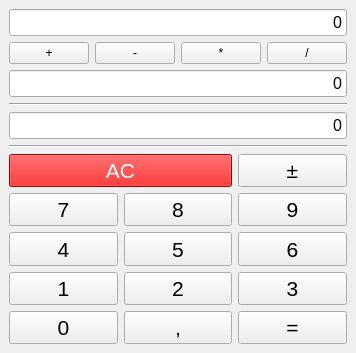
<?xml version="1.0" encoding="UTF-8"?>
<ui version="4.0">
 <class>MainWindow</class>
 <widget class="QMainWindow" name="MainWindow">
  <property name="geometry">
   <rect>
    <x>0</x>
    <y>0</y>
    <width>340</width>
    <height>353</height>
   </rect>
  </property>
  <property name="windowTitle">
   <string>MainWindow</string>
  </property>
  <widget class="QWidget" name="centralwidget">
   <layout class="QGridLayout" name="gridLayout_2">
    <item row="0" column="0">
     <layout class="QVBoxLayout" name="verticalLayout">
      <item>
       <widget class="QLineEdit" name="member1Line">
        <property name="font">
         <font>
          <pointsize>12</pointsize>
         </font>
        </property>
        <property name="text">
         <string>0</string>
        </property>
        <property name="alignment">
         <set>Qt::AlignRight|Qt::AlignTrailing|Qt::AlignVCenter</set>
        </property>
        <property name="readOnly">
         <bool>true</bool>
        </property>
        <property name="placeholderText">
         <string/>
        </property>
       </widget>
      </item>
      <item>
       <layout class="QHBoxLayout" name="horizontalLayout">
        <property name="spacing">
         <number>6</number>
        </property>
        <property name="sizeConstraint">
         <enum>QLayout::SetDefaultConstraint</enum>
        </property>
        <item>
         <widget class="QPushButton" name="additionButton">
          <property name="text">
           <string>+</string>
          </property>
          <property name="checkable">
           <bool>false</bool>
          </property>
         </widget>
        </item>
        <item>
         <widget class="QPushButton" name="subtractionButton">
          <property name="text">
           <string>-</string>
          </property>
         </widget>
        </item>
        <item>
         <widget class="QPushButton" name="multiplicationButton">
          <property name="text">
           <string>*</string>
          </property>
         </widget>
        </item>
        <item>
         <widget class="QPushButton" name="divisionButton">
          <property name="text">
           <string>/</string>
          </property>
         </widget>
        </item>
       </layout>
      </item>
      <item>
       <widget class="QLineEdit" name="member2Line">
        <property name="font">
         <font>
          <pointsize>12</pointsize>
         </font>
        </property>
        <property name="text">
         <string>0</string>
        </property>
        <property name="alignment">
         <set>Qt::AlignRight|Qt::AlignTrailing|Qt::AlignVCenter</set>
        </property>
        <property name="readOnly">
         <bool>true</bool>
        </property>
        <property name="placeholderText">
         <string/>
        </property>
       </widget>
      </item>
      <item>
       <widget class="Line" name="line">
        <property name="orientation">
         <enum>Qt::Horizontal</enum>
        </property>
       </widget>
      </item>
      <item>
       <widget class="QLineEdit" name="answerLine">
        <property name="font">
         <font>
          <pointsize>12</pointsize>
         </font>
        </property>
        <property name="text">
         <string>0</string>
        </property>
        <property name="alignment">
         <set>Qt::AlignRight|Qt::AlignTrailing|Qt::AlignVCenter</set>
        </property>
        <property name="readOnly">
         <bool>true</bool>
        </property>
        <property name="placeholderText">
         <string/>
        </property>
       </widget>
      </item>
      <item>
       <widget class="Line" name="line_2">
        <property name="orientation">
         <enum>Qt::Horizontal</enum>
        </property>
       </widget>
      </item>
      <item>
       <layout class="QGridLayout" name="gridLayout">
        <item row="2" column="0">
         <widget class="QPushButton" name="num4">
          <property name="sizePolicy">
           <sizepolicy hsizetype="Expanding" vsizetype="Expanding">
            <horstretch>0</horstretch>
            <verstretch>0</verstretch>
           </sizepolicy>
          </property>
          <property name="font">
           <font>
            <pointsize>16</pointsize>
           </font>
          </property>
          <property name="text">
           <string>4</string>
          </property>
         </widget>
        </item>
        <item row="3" column="2">
         <widget class="QPushButton" name="num3">
          <property name="sizePolicy">
           <sizepolicy hsizetype="Expanding" vsizetype="Expanding">
            <horstretch>0</horstretch>
            <verstretch>0</verstretch>
           </sizepolicy>
          </property>
          <property name="font">
           <font>
            <pointsize>16</pointsize>
           </font>
          </property>
          <property name="text">
           <string>3</string>
          </property>
         </widget>
        </item>
        <item row="3" column="0">
         <widget class="QPushButton" name="num1">
          <property name="sizePolicy">
           <sizepolicy hsizetype="Expanding" vsizetype="Expanding">
            <horstretch>0</horstretch>
            <verstretch>0</verstretch>
           </sizepolicy>
          </property>
          <property name="font">
           <font>
            <pointsize>16</pointsize>
           </font>
          </property>
          <property name="text">
           <string>1</string>
          </property>
         </widget>
        </item>
        <item row="3" column="1">
         <widget class="QPushButton" name="num2">
          <property name="sizePolicy">
           <sizepolicy hsizetype="Expanding" vsizetype="Expanding">
            <horstretch>0</horstretch>
            <verstretch>0</verstretch>
           </sizepolicy>
          </property>
          <property name="font">
           <font>
            <pointsize>16</pointsize>
           </font>
          </property>
          <property name="text">
           <string>2</string>
          </property>
         </widget>
        </item>
        <item row="4" column="2">
         <widget class="QPushButton" name="answer">
          <property name="sizePolicy">
           <sizepolicy hsizetype="Expanding" vsizetype="Expanding">
            <horstretch>0</horstretch>
            <verstretch>0</verstretch>
           </sizepolicy>
          </property>
          <property name="font">
           <font>
            <pointsize>16</pointsize>
           </font>
          </property>
          <property name="text">
           <string>=</string>
          </property>
         </widget>
        </item>
        <item row="1" column="1">
         <widget class="QPushButton" name="num8">
          <property name="sizePolicy">
           <sizepolicy hsizetype="Expanding" vsizetype="Expanding">
            <horstretch>0</horstretch>
            <verstretch>0</verstretch>
           </sizepolicy>
          </property>
          <property name="font">
           <font>
            <pointsize>16</pointsize>
           </font>
          </property>
          <property name="text">
           <string>8</string>
          </property>
         </widget>
        </item>
        <item row="1" column="2">
         <widget class="QPushButton" name="num9">
          <property name="sizePolicy">
           <sizepolicy hsizetype="Expanding" vsizetype="Expanding">
            <horstretch>0</horstretch>
            <verstretch>0</verstretch>
           </sizepolicy>
          </property>
          <property name="font">
           <font>
            <pointsize>16</pointsize>
           </font>
          </property>
          <property name="text">
           <string>9</string>
          </property>
         </widget>
        </item>
        <item row="4" column="0">
         <widget class="QPushButton" name="num0">
          <property name="sizePolicy">
           <sizepolicy hsizetype="Expanding" vsizetype="Expanding">
            <horstretch>0</horstretch>
            <verstretch>0</verstretch>
           </sizepolicy>
          </property>
          <property name="font">
           <font>
            <pointsize>16</pointsize>
           </font>
          </property>
          <property name="text">
           <string>0</string>
          </property>
         </widget>
        </item>
        <item row="1" column="0">
         <widget class="QPushButton" name="num7">
          <property name="sizePolicy">
           <sizepolicy hsizetype="Expanding" vsizetype="Expanding">
            <horstretch>0</horstretch>
            <verstretch>0</verstretch>
           </sizepolicy>
          </property>
          <property name="font">
           <font>
            <pointsize>16</pointsize>
           </font>
          </property>
          <property name="text">
           <string>7</string>
          </property>
         </widget>
        </item>
        <item row="4" column="1">
         <widget class="QPushButton" name="comma">
          <property name="sizePolicy">
           <sizepolicy hsizetype="Expanding" vsizetype="Expanding">
            <horstretch>0</horstretch>
            <verstretch>0</verstretch>
           </sizepolicy>
          </property>
          <property name="font">
           <font>
            <pointsize>16</pointsize>
           </font>
          </property>
          <property name="text">
           <string>,</string>
          </property>
         </widget>
        </item>
        <item row="2" column="1">
         <widget class="QPushButton" name="num5">
          <property name="sizePolicy">
           <sizepolicy hsizetype="Expanding" vsizetype="Expanding">
            <horstretch>0</horstretch>
            <verstretch>0</verstretch>
           </sizepolicy>
          </property>
          <property name="font">
           <font>
            <pointsize>16</pointsize>
           </font>
          </property>
          <property name="text">
           <string>5</string>
          </property>
         </widget>
        </item>
        <item row="2" column="2">
         <widget class="QPushButton" name="num6">
          <property name="sizePolicy">
           <sizepolicy hsizetype="Expanding" vsizetype="Expanding">
            <horstretch>0</horstretch>
            <verstretch>0</verstretch>
           </sizepolicy>
          </property>
          <property name="font">
           <font>
            <pointsize>16</pointsize>
           </font>
          </property>
          <property name="text">
           <string>6</string>
          </property>
         </widget>
        </item>
        <item row="0" column="0" colspan="2">
         <widget class="QPushButton" name="clearButton">
          <property name="sizePolicy">
           <sizepolicy hsizetype="Expanding" vsizetype="Expanding">
            <horstretch>0</horstretch>
            <verstretch>0</verstretch>
           </sizepolicy>
          </property>
          <property name="font">
           <font>
            <pointsize>16</pointsize>
           </font>
          </property>
          <property name="styleSheet">
           <string notr="true">background-color:rgb(218, 2, 2);
color:rgb(255, 255, 255)</string>
          </property>
          <property name="text">
           <string>AC</string>
          </property>
         </widget>
        </item>
        <item row="0" column="2">
         <widget class="QPushButton" name="signButton">
          <property name="sizePolicy">
           <sizepolicy hsizetype="Expanding" vsizetype="Expanding">
            <horstretch>0</horstretch>
            <verstretch>0</verstretch>
           </sizepolicy>
          </property>
          <property name="font">
           <font>
            <pointsize>16</pointsize>
           </font>
          </property>
          <property name="text">
           <string>±</string>
          </property>
         </widget>
        </item>
       </layout>
      </item>
     </layout>
    </item>
   </layout>
  </widget>
 </widget>
 <resources/>
 <connections>
  <connection>
   <sender>num0</sender>
   <signal>clicked()</signal>
   <receiver>MainWindow</receiver>
   <slot>add0()</slot>
   <hints>
    <hint type="sourcelabel">
     <x>73</x>
     <y>326</y>
    </hint>
    <hint type="destinationlabel">
     <x>21</x>
     <y>305</y>
    </hint>
   </hints>
  </connection>
  <connection>
   <sender>num1</sender>
   <signal>clicked()</signal>
   <receiver>MainWindow</receiver>
   <slot>add1()</slot>
   <hints>
    <hint type="sourcelabel">
     <x>100</x>
     <y>287</y>
    </hint>
    <hint type="destinationlabel">
     <x>53</x>
     <y>323</y>
    </hint>
   </hints>
  </connection>
  <connection>
   <sender>num4</sender>
   <signal>clicked()</signal>
   <receiver>MainWindow</receiver>
   <slot>add4()</slot>
   <hints>
    <hint type="sourcelabel">
     <x>61</x>
     <y>248</y>
    </hint>
    <hint type="destinationlabel">
     <x>16</x>
     <y>337</y>
    </hint>
   </hints>
  </connection>
  <connection>
   <sender>num7</sender>
   <signal>clicked()</signal>
   <receiver>MainWindow</receiver>
   <slot>add7()</slot>
   <hints>
    <hint type="sourcelabel">
     <x>87</x>
     <y>209</y>
    </hint>
    <hint type="destinationlabel">
     <x>82</x>
     <y>337</y>
    </hint>
   </hints>
  </connection>
  <connection>
   <sender>num2</sender>
   <signal>clicked()</signal>
   <receiver>MainWindow</receiver>
   <slot>add2()</slot>
   <hints>
    <hint type="sourcelabel">
     <x>220</x>
     <y>287</y>
    </hint>
    <hint type="destinationlabel">
     <x>111</x>
     <y>313</y>
    </hint>
   </hints>
  </connection>
  <connection>
   <sender>num5</sender>
   <signal>clicked()</signal>
   <receiver>MainWindow</receiver>
   <slot>add5()</slot>
   <hints>
    <hint type="sourcelabel">
     <x>220</x>
     <y>248</y>
    </hint>
    <hint type="destinationlabel">
     <x>150</x>
     <y>337</y>
    </hint>
   </hints>
  </connection>
  <connection>
   <sender>num8</sender>
   <signal>clicked()</signal>
   <receiver>MainWindow</receiver>
   <slot>add8()</slot>
   <hints>
    <hint type="sourcelabel">
     <x>220</x>
     <y>209</y>
    </hint>
    <hint type="destinationlabel">
     <x>139</x>
     <y>337</y>
    </hint>
   </hints>
  </connection>
  <connection>
   <sender>num3</sender>
   <signal>clicked()</signal>
   <receiver>MainWindow</receiver>
   <slot>add3()</slot>
   <hints>
    <hint type="sourcelabel">
     <x>328</x>
     <y>287</y>
    </hint>
    <hint type="destinationlabel">
     <x>220</x>
     <y>310</y>
    </hint>
   </hints>
  </connection>
  <connection>
   <sender>num6</sender>
   <signal>clicked()</signal>
   <receiver>MainWindow</receiver>
   <slot>add6()</slot>
   <hints>
    <hint type="sourcelabel">
     <x>328</x>
     <y>248</y>
    </hint>
    <hint type="destinationlabel">
     <x>233</x>
     <y>337</y>
    </hint>
   </hints>
  </connection>
  <connection>
   <sender>num9</sender>
   <signal>clicked()</signal>
   <receiver>MainWindow</receiver>
   <slot>add9()</slot>
   <hints>
    <hint type="sourcelabel">
     <x>328</x>
     <y>209</y>
    </hint>
    <hint type="destinationlabel">
     <x>273</x>
     <y>321</y>
    </hint>
   </hints>
  </connection>
  <connection>
   <sender>comma</sender>
   <signal>clicked()</signal>
   <receiver>MainWindow</receiver>
   <slot>addComma()</slot>
   <hints>
    <hint type="sourcelabel">
     <x>220</x>
     <y>326</y>
    </hint>
    <hint type="destinationlabel">
     <x>170</x>
     <y>323</y>
    </hint>
   </hints>
  </connection>
  <connection>
   <sender>answer</sender>
   <signal>clicked()</signal>
   <receiver>MainWindow</receiver>
   <slot>getAnswer()</slot>
   <hints>
    <hint type="sourcelabel">
     <x>328</x>
     <y>326</y>
    </hint>
    <hint type="destinationlabel">
     <x>310</x>
     <y>302</y>
    </hint>
   </hints>
  </connection>
  <connection>
   <sender>additionButton</sender>
   <signal>clicked()</signal>
   <receiver>MainWindow</receiver>
   <slot>addition()</slot>
   <hints>
    <hint type="sourcelabel">
     <x>47</x>
     <y>42</y>
    </hint>
    <hint type="destinationlabel">
     <x>339</x>
     <y>17</y>
    </hint>
   </hints>
  </connection>
  <connection>
   <sender>subtractionButton</sender>
   <signal>clicked()</signal>
   <receiver>MainWindow</receiver>
   <slot>subtraction()</slot>
   <hints>
    <hint type="sourcelabel">
     <x>133</x>
     <y>49</y>
    </hint>
    <hint type="destinationlabel">
     <x>339</x>
     <y>31</y>
    </hint>
   </hints>
  </connection>
  <connection>
   <sender>multiplicationButton</sender>
   <signal>clicked()</signal>
   <receiver>MainWindow</receiver>
   <slot>multiplication()</slot>
   <hints>
    <hint type="sourcelabel">
     <x>205</x>
     <y>49</y>
    </hint>
    <hint type="destinationlabel">
     <x>339</x>
     <y>50</y>
    </hint>
   </hints>
  </connection>
  <connection>
   <sender>divisionButton</sender>
   <signal>clicked()</signal>
   <receiver>MainWindow</receiver>
   <slot>division()</slot>
   <hints>
    <hint type="sourcelabel">
     <x>296</x>
     <y>41</y>
    </hint>
    <hint type="destinationlabel">
     <x>339</x>
     <y>68</y>
    </hint>
   </hints>
  </connection>
  <connection>
   <sender>clearButton</sender>
   <signal>clicked()</signal>
   <receiver>MainWindow</receiver>
   <slot>clear()</slot>
   <hints>
    <hint type="sourcelabel">
     <x>29</x>
     <y>151</y>
    </hint>
    <hint type="destinationlabel">
     <x>6</x>
     <y>162</y>
    </hint>
   </hints>
  </connection>
  <connection>
   <sender>signButton</sender>
   <signal>clicked()</signal>
   <receiver>MainWindow</receiver>
   <slot>changeSign()</slot>
   <hints>
    <hint type="sourcelabel">
     <x>274</x>
     <y>155</y>
    </hint>
    <hint type="destinationlabel">
     <x>335</x>
     <y>154</y>
    </hint>
   </hints>
  </connection>
 </connections>
 <slots>
  <slot>add1()</slot>
  <slot>add2()</slot>
  <slot>add3()</slot>
  <slot>add4()</slot>
  <slot>add5()</slot>
  <slot>add6()</slot>
  <slot>add7()</slot>
  <slot>add8()</slot>
  <slot>add9()</slot>
  <slot>add0()</slot>
  <slot>addComma()</slot>
  <slot>getAnswer()</slot>
  <slot>addition()</slot>
  <slot>subtraction()</slot>
  <slot>multiplication()</slot>
  <slot>division()</slot>
  <slot>clear()</slot>
  <slot>changeSign()</slot>
 </slots>
</ui>
